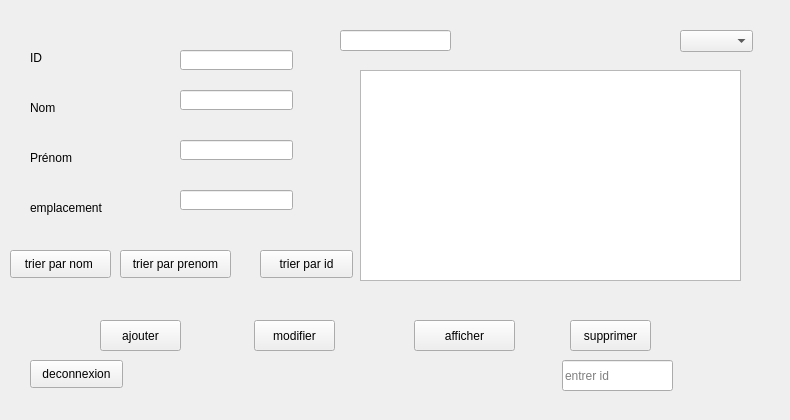
      <widget class="QWidget" name="tab_11">
       <attribute name="title">
        <string>Employer</string>
       </attribute>
       <widget class="QLabel" name="label_51">
        <property name="geometry">
         <rect>
          <x>30</x>
          <y>50</y>
          <width>56</width>
          <height>16</height>
         </rect>
        </property>
        <property name="text">
         <string>ID</string>
        </property>
       </widget>
       <widget class="QLabel" name="label_52">
        <property name="geometry">
         <rect>
          <x>30</x>
          <y>100</y>
          <width>56</width>
          <height>16</height>
         </rect>
        </property>
        <property name="text">
         <string>Nom</string>
        </property>
       </widget>
       <widget class="QLabel" name="label_53">
        <property name="geometry">
         <rect>
          <x>30</x>
          <y>150</y>
          <width>56</width>
          <height>16</height>
         </rect>
        </property>
        <property name="text">
         <string>Prénom</string>
        </property>
       </widget>
       <widget class="QLabel" name="label_54">
        <property name="geometry">
         <rect>
          <x>30</x>
          <y>200</y>
          <width>111</width>
          <height>16</height>
         </rect>
        </property>
        <property name="text">
         <string>emplacement</string>
        </property>
       </widget>
       <widget class="QLabel" name="label_55">
        <property name="geometry">
         <rect>
          <x>0</x>
          <y>0</y>
          <width>781</width>
          <height>411</height>
         </rect>
        </property>
        <property name="text">
         <string/>
        </property>
        <property name="pixmap">
         <pixmap>../../../../../Desktop/bb.png</pixmap>
        </property>
        <property name="scaledContents">
         <bool>true</bool>
        </property>
       </widget>
       <widget class="QTableView" name="tableView">
        <property name="geometry">
         <rect>
          <x>360</x>
          <y>70</y>
          <width>381</width>
          <height>211</height>
         </rect>
        </property>
       </widget>
       <widget class="QLineEdit" name="enterID">
        <property name="geometry">
         <rect>
          <x>562</x>
          <y>360</y>
          <width>111</width>
          <height>31</height>
         </rect>
        </property>
        <property name="placeholderText">
         <string>entrer id</string>
        </property>
       </widget>
       <widget class="QLineEdit" name="lineEdit_nom">
        <property name="geometry">
         <rect>
          <x>340</x>
          <y>30</y>
          <width>111</width>
          <height>21</height>
         </rect>
        </property>
       </widget>
       <widget class="QComboBox" name="comboBox_4">
        <property name="geometry">
         <rect>
          <x>680</x>
          <y>30</y>
          <width>73</width>
          <height>22</height>
         </rect>
        </property>
       </widget>
       <widget class="QPushButton" name="pushButton_22">
        <property name="geometry">
         <rect>
          <x>10</x>
          <y>250</y>
          <width>101</width>
          <height>28</height>
         </rect>
        </property>
        <property name="text">
         <string>trier par nom </string>
        </property>
       </widget>
       <widget class="QPushButton" name="pushButton_23">
        <property name="geometry">
         <rect>
          <x>120</x>
          <y>250</y>
          <width>111</width>
          <height>28</height>
         </rect>
        </property>
        <property name="text">
         <string>trier par prenom</string>
        </property>
       </widget>
       <widget class="QPushButton" name="pushButton_24">
        <property name="geometry">
         <rect>
          <x>260</x>
          <y>250</y>
          <width>93</width>
          <height>28</height>
         </rect>
        </property>
        <property name="text">
         <string>trier par id</string>
        </property>
       </widget>
       <widget class="QPushButton" name="afficherE">
        <property name="geometry">
         <rect>
          <x>414</x>
          <y>320</y>
          <width>101</width>
          <height>31</height>
         </rect>
        </property>
        <property name="text">
         <string>afficher</string>
        </property>
       </widget>
       <widget class="QPushButton" name="modifierE">
        <property name="geometry">
         <rect>
          <x>254</x>
          <y>320</y>
          <width>81</width>
          <height>31</height>
         </rect>
        </property>
        <property name="text">
         <string>modifier</string>
        </property>
       </widget>
       <widget class="QPushButton" name="supprimerE">
        <property name="geometry">
         <rect>
          <x>570</x>
          <y>320</y>
          <width>81</width>
          <height>31</height>
         </rect>
        </property>
        <property name="text">
         <string>supprimer</string>
        </property>
       </widget>
       <widget class="QPushButton" name="ajouterE">
        <property name="geometry">
         <rect>
          <x>100</x>
          <y>320</y>
          <width>81</width>
          <height>31</height>
         </rect>
        </property>
        <property name="text">
         <string>ajouter</string>
        </property>
       </widget>
       <widget class="QLineEdit" name="le_idE">
        <property name="geometry">
         <rect>
          <x>180</x>
          <y>50</y>
          <width>113</width>
          <height>20</height>
         </rect>
        </property>
       </widget>
       <widget class="QLineEdit" name="le_nomE">
        <property name="geometry">
         <rect>
          <x>180</x>
          <y>90</y>
          <width>113</width>
          <height>20</height>
         </rect>
        </property>
       </widget>
       <widget class="QLineEdit" name="le_prenomE">
        <property name="geometry">
         <rect>
          <x>180</x>
          <y>140</y>
          <width>113</width>
          <height>20</height>
         </rect>
        </property>
       </widget>
       <widget class="QLineEdit" name="le_emplacementE">
        <property name="geometry">
         <rect>
          <x>180</x>
          <y>190</y>
          <width>113</width>
          <height>20</height>
         </rect>
        </property>
       </widget>
       <widget class="QPushButton" name="deconnexion_5">
        <property name="geometry">
         <rect>
          <x>30</x>
          <y>360</y>
          <width>93</width>
          <height>28</height>
         </rect>
        </property>
        <property name="text">
         <string>deconnexion</string>
        </property>
       </widget>
       <zorder>label_51</zorder>
       <zorder>label_52</zorder>
       <zorder>label_53</zorder>
       <zorder>label_54</zorder>
       <zorder>label_55</zorder>
       <zorder>enterID</zorder>
       <zorder>comboBox_4</zorder>
       <zorder>pushButton_22</zorder>
       <zorder>pushButton_23</zorder>
       <zorder>pushButton_24</zorder>
       <zorder>tableView</zorder>
       <zorder>lineEdit_nom</zorder>
       <zorder>afficherE</zorder>
       <zorder>modifierE</zorder>
       <zorder>supprimerE</zorder>
       <zorder>ajouterE</zorder>
       <zorder>le_idE</zorder>
       <zorder>le_nomE</zorder>
       <zorder>le_prenomE</zorder>
       <zorder>le_emplacementE</zorder>
       <zorder>deconnexion_5</zorder>
      </widget>
